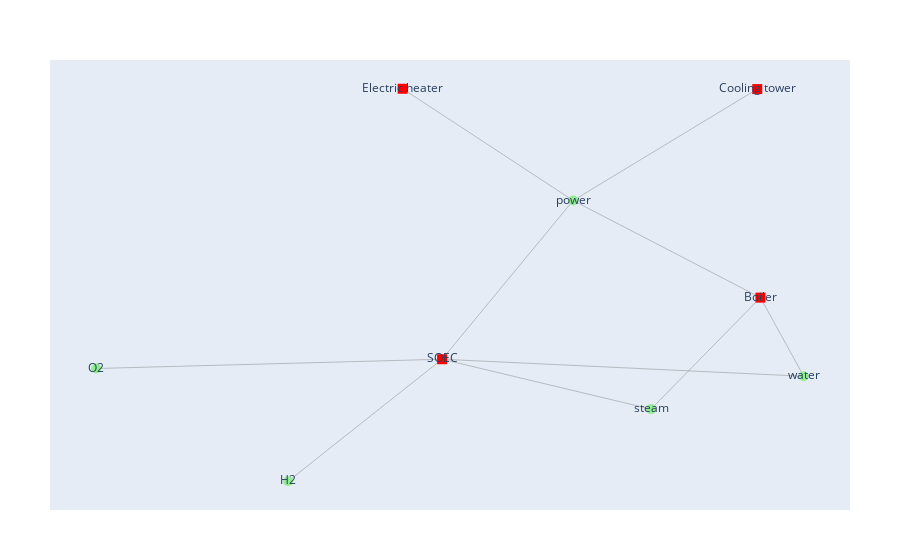

The notebook cell saved with this chart:
### Markdown cell above
Joining inputs, outputs and processes:

### Code cell
problem = Problem(i=inputs,p=[soec,boiler],ut=[eh,ct],o=outputs)
vivi_graph(problem) # Ploting a graph view of the Techs (red) and Resources (green)

### Figure 1 — Plotly figure (JSON) as saved in the notebook; plotly's stock layout.template omitted (floating-point values rounded to 4 significant figures)
{"data": [{"line": {"color": "#888", "width": 0.5}, "mode": "lines", "type": "scatter", "x": [-0.02233, -1, null, -0.02233, 1, null, -0.02233, -0.4575, null, 0.8776, 0.5682, null, 1, 0.8776, null, 0.3482, -0.02233, null, 0.3482, 0.8776, null, 0.3482, -0.1339, null, 0.3482, 0.8686, null, 0.5682, -0.02233, null], "y": [-0.3782, -0.4255, null, -0.3782, -0.4651, null, -0.3782, -1, null, -0.06433, -0.6325, null, -0.4651, -0.06433, null, 0.4304, -0.3782, null, 0.4304, -0.06433, null, 0.4304, 1, null, 0.4304, 0.9983, null, -0.6325, -0.3782, null]}, {"marker": {"color": "red", "size": 10, "symbol": "square"}, "mode": "markers+text", "name": "Process", "text": ["SOEC", "Boiler", "Electric heater", "Cooling tower"], "type": "scatter", "x": [-0.02233, 0.8776, -0.1339, 0.8686], "y": [-0.3782, -0.06433, 1, 0.9983]}, {"marker": {"color": "yellow", "size": 10, "symbol": "diamond"}, "mode": "markers+text", "name": "Storage", "text": [], "type": "scatter", "x": [], "y": []}, {"marker": {"color": "#90EE90", "size": 10, "symbol": "circle"}, "mode": "markers+text", "name": "Resource", "text": ["O2", "water", "power", "steam", "H2"], "type": "scatter", "x": [-1, 1, 0.3482, 0.5682, -0.4575], "y": [-0.4255, -0.4651, 0.4304, -0.6325, -1]}], "layout": {"hovermode": "closest", "margin": {"b": 50, "l": 50, "r": 50, "t": 60}, "showarrow": false, "showlegend": false, "titlefont": {"size": 16}, "xaxis": {"showgrid": false, "showticklabels": false, "zeroline": false}, "yaxis": {"showgrid": false, "showticklabels": false, "zeroline": false}}}
